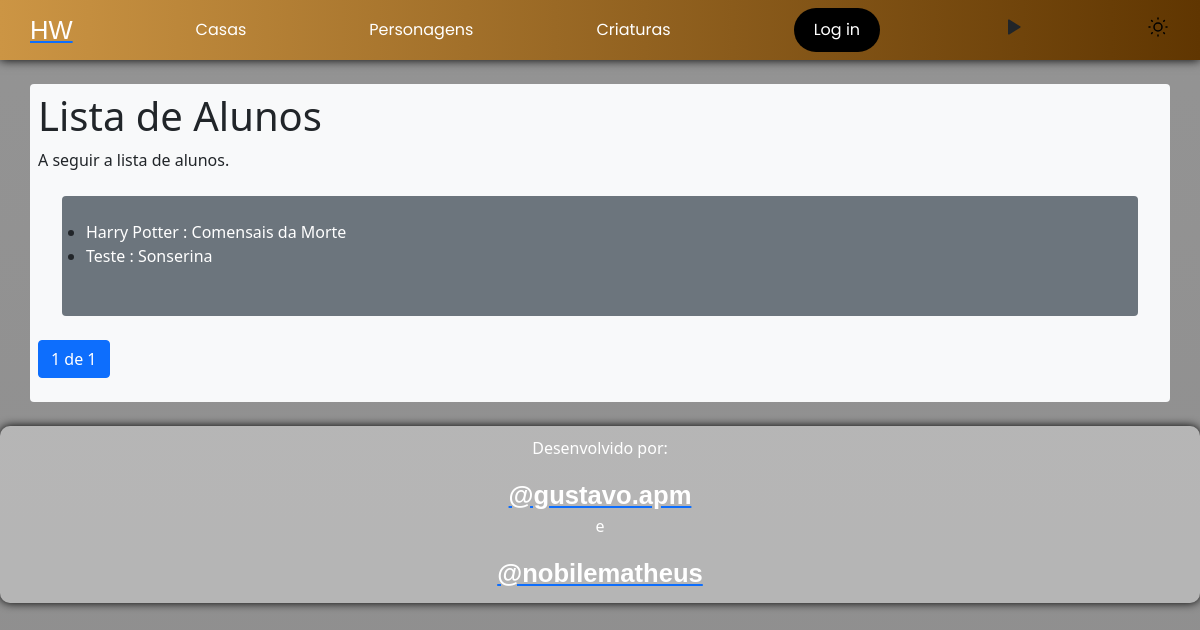
/alunos/, run on an earlier commit of the app's database.
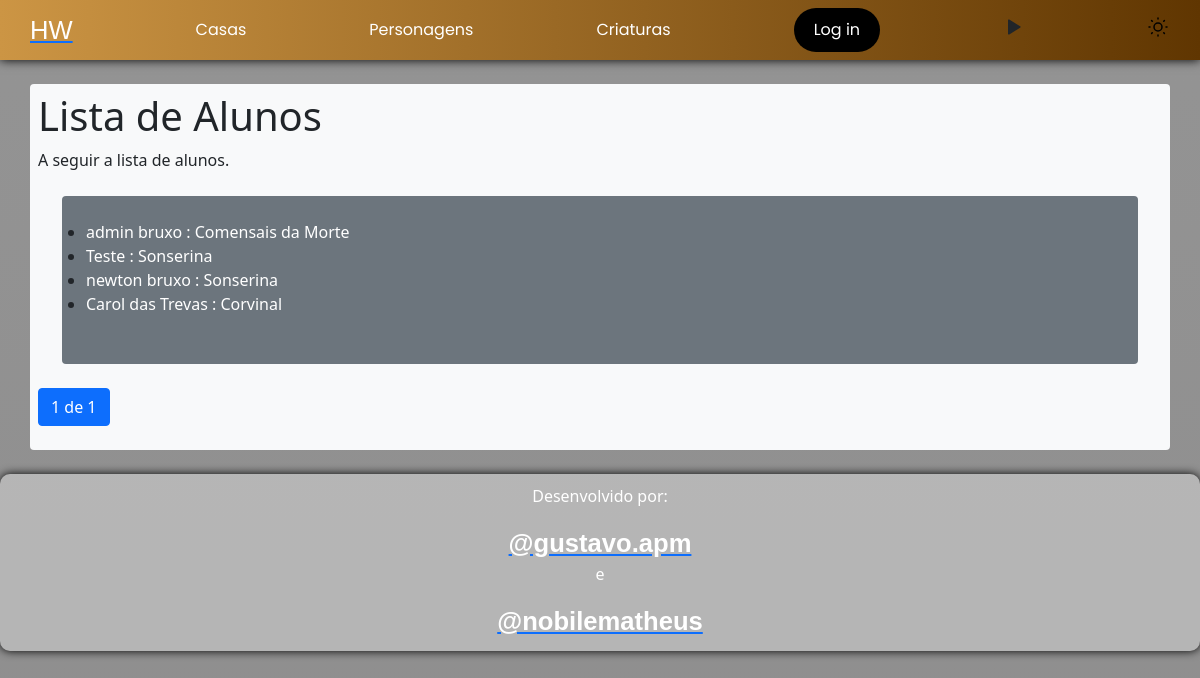
And on a later commit of the database.
### hogwarts/models.py (models this page shows, shortened)
class Aluno(models.Model):
    id = models.UUIDField(verbose_name="ID_Aluno", primary_key=True, default=uuid.uuid4, editable=False)
    nome = models.CharField(verbose_name="Nome", max_length=255, null=False, blank=False, unique=True, help_text="Nome do Aluno")
    casa = models.ForeignKey(Casa, to_field='id',verbose_name="Casa", on_delete=models.DO_NOTHING, null=False, blank=False, help_text="Casa do Aluno")
    varinha = models.ForeignKey(Varinha, verbose_name="Varinha", on_delete=models.DO_NOTHING, null=False, blank=False, help_text="Varinha do Aluno")
    animal = models.ForeignKey(Animal, to_field='id',verbose_name="Animal", on_delete=models.DO_NOTHING, null=False, blank=False, help_text="Animal do Aluno")
    usuario = models.OneToOneField(User, verbose_name="Usuário", on_delete=models.CASCADE, null=True, blank=True, help_text="Usuário do Aluno")

class Casa(models.Model):
    id = models.AutoField(verbose_name="ID_Casa", primary_key=True, editable=False)
    nome = models.CharField(verbose_name="Nome", max_length=255, null=False, blank=False, unique=True, help_text="Nome da Casa")
    logo = models.ImageField(verbose_name="Logo da Casa", upload_to="media/", max_length=200, null=True, blank=True, help_text="Imagem do Personagem")

### hogwarts/views.py (the view)
# urls.py: path('alunos/', views.AlunoListView.as_view(), name='aluno_list'),
class AlunoListView(generic.ListView):
    model = Aluno
    queryset = Aluno.objects.all()
    context_object_name = 'aluno_list'
    template_name = 'aluno/aluno_list.html'
    paginate_by = 10

### hogwarts/templates/aluno/aluno_list.html
{% extends 'base_form.html' %}
{% block conteudo %}
    <div class="container bg-light rounded p-2 my-4">
        <h1>Lista de Alunos</h1>
        <p>A seguir a lista de alunos.</p>
        <ul class="bg-secondary rounded p-4 m-4">
            {% for aluno in aluno_list %}
                <li>
                    <a class="item" href="{% url 'aluno_detail' aluno.id %}">{{aluno.nome}} : {{aluno.casa.nome}}</a>
                </li>
            {% endfor %}
            <br>
        </ul>
        {% include "components/paginator.html" %}
    </div>
{% endblock %}

### hogwarts/templates/base_form.html (shortened to what this page needs)
<!DOCTYPE html>
<html lang="en">
    <head>
        {% load static %}
        <link rel="stylesheet" type="text/css" href="{% static 'css/style_form.css' %}">
        <link rel="stylesheet" href="https://cdn.jsdelivr.net/npm/bootstrap-icons@1.8.3/font/bootstrap-icons.css" />
        <link href="https://cdn.jsdelivr.net/npm/bootstrap@5.0.2/dist/css/bootstrap.min.css" rel="stylesheet">
    </head>
    <body>
        {% include 'components/header.html' %}
        <main>
            {% block conteudo %}
            {% endblock %}
        </main>
        {% include 'components/footer.html' %}
    </body>
</html>

### hogwarts/templates/components/header.html (shortened to what this page needs)
<header>
    <nav class="navbar">
        {% if user.is_authenticated %}
            <a href="{% url 'area_logada' %}"><span class="logo_page text-decoration-none text-white">HW</span></a>
            {% if user.aluno.casa.id is NULL %}
                <a href="{% url 'aluno_create' %}" class="text-decoration-none text-white">Escolher Casa</a>
            {% else %}
                <a href="{% url 'casa_detail' user.aluno.casa.id %}" class="text-decoration-none text-white">Informação da Casa</a>
            {% endif %}
            <a href="#informacao" class="text-decoration-none text-white">Personagens</a>
            <a href="#wands" class="text-decoration-none text-white">Varinhas</a>
            <p class="text-decoration-none text-white">Bem-vindo, {{ user.username }}!</p>
            <a href="{% url 'logout' %}" class="loginBtn text-decoration-none text-white">Log out</a>
        {% else %}
            <a href="{% url 'index' %}"><span class="logo_page text-decoration-none text-white">HW</span></a>
            <a href="#" class="text-decoration-none text-white">Casas</a>
            <a href="#" class="text-decoration-none text-white">Personagens</a>
            <a href="#" class="text-decoration-none text-white">Criaturas</a>
            <a href="{% url 'login' %}" class="loginBtn text-decoration-none text-white">Log in</a>
        {% endif %}
        <div class="botao-musica">
            <label for="resume-pause" class="botao-toggle">
            </label>
        </div>
        {% if not user.is_authenticated %}
            <div class="theme">
                <label for="change-theme">
                </label>
            </div>
        {% endif %}
    </nav>
</header>

### hogwarts/templates/components/paginator.html (shortened to what this page needs)
{% if page_obj %}
<nav aria-label="...">
    <ul class="pagination">
        <li class="page-item active" aria-current="page">
            <span class="page-link">{{ page_obj.number }} de {{ page_obj.paginator.num_pages }}</span>
        </li>
    </ul>
</nav>
{% endif %}

### hogwarts/templates/components/footer.html
<footer class="rodape">
    <p class="text-white">Desenvolvido por:</p>
    <a href="https://www.instagram.com/gustavo.apm/" target="_blank"><span class="logo_page text-decoration-none text-white"><strong>@gustavo.apm</strong></span></a>
    <p class="text-white">e</p>
    <a href="https://www.instagram.com/nobilematheus/" target="_blank"><span class="logo_page text-decoration-none text-white"><strong>@nobilematheus</strong></span></a>
</footer>

### hogwarts/static/css/style_form.css (style rules this page uses)
:root { --fundo-cinza: #ffffff55; --branco-transparente: #ffffffaa; --branco: #fff; --preto: #000; --cinza: #444444; --primary-color-grifinoria: #5b0000; --secundary-color-grifinoria: #660505aa; --primary-color-sonserina: #00572aaa; --secundary-color-sonserina: #084103; --primary-color-lufalufa: #e1ec05aa; --secundary-color-lufalufa: #6e7b08; --primary-color-corvinal: #0420aaaa; --secundary-color-corvinal: #030962; --primary-color-comensais: #000000; --secundary-color-comensais: #031701; --degrade-color-grifinoria: linear-gradient(to left, var(--primary-color-grifinoria), var(--secundary-color-grifinoria) ); --degrade-color-sonserina: linear-gradient(to right, var(--primary-color-sonserina), var(--secundary-color-sonserina)); --degrade-color-lufalufa: linear-gradient(to right, var(--primary-color-lufalufa), var(--secundary-color-lufalufa)); --dregrade-color-corvinal: linear-gradient(to right, var(--primary-color-corvinal), var(--secundary-color-corvinal)); --degrade-color-comensais: linear-gradient(to left,var(--primary-color-comensais), var(--secundary-color-comensais)); }
* { margin: 0; padding: 0; box-sizing: border-box; }
header { background-image: linear-gradient(to right, #CC9544, #603601); }
.logo_page { display: flex; justify-content: center; align-items: center; font-family: 'Harry Potter', sans-serif; font-size: 1.6rem; font-weight: 400; cursor: pointer; }
.navbar { font-family: poppins, sans-serif; display: flex; justify-content: space-between; align-items: center; width: 100%; max-width: 1200px; margin: 0 auto; padding: 10px; }
html, body { font-family: poppins, sans-serif; font-weight: 400; width: auto; height:auto; background-image: linear-gradient(rgba(41, 41, 41, 0.5), rgba(31, 30, 30, 0.5)), url("../images/background_cria_persona.jpg"); background-size: cover; background-attachment: fixed; background-position: center; background-repeat: no-repeat; transition: .3s; padding: 0 auto; }
.item { margin-bottom: 1rem; text-decoration: none; color: var(--branco); }

### hogwarts/static/css/header.css (style rules this page uses)
header { display: flex; justify-content: space-between; align-items: center; box-shadow: 0 0 10px #000; padding: 0 20px; position: relative; background-image: linear-gradient(to left, #3a3a3aaa, #e4e4e4); }
.logo_page { display: flex; justify-content: center; align-items: center; font-family: 'Harry Potter', sans-serif; font-size: 1.6rem; font-weight: 400; cursor: pointer; }
.navbar { font-family: poppins, sans-serif; display: flex; justify-content: space-between; align-items: center; width: 100%; max-width: 1200px; margin: 0 auto; padding: 10px; }
.theme__light { display: block; }
.loginBtn { display: flex; justify-content: center; align-items: center; color: var(--branco); background-color: var(--preto); padding: 10px 20px; border-radius: 50px; cursor: pointer; transition: 0.3s; }
.play { display: block; }

### hogwarts/static/css/rodape.css (style rules this page uses)
.rodape { display: flex; flex-direction: column; text-align: justify; align-items: center; width: 100%; max-width: 1200px; margin: 0 auto; padding: 10px; background-color: var(--fundo-cinza); border-radius: 10px; box-shadow: 0 0 10px var(--preto); }
footer { text-align: center; }

What changed in the data, as far as the page shows it:
changed Aluno "Comensais da Morte": nome "Harry Potter" → "admin bruxo"
added Aluno: nome "newton bruxo", casa.nome "Sonserina"
added Aluno: nome "Carol das Trevas", casa.nome "Corvinal"
